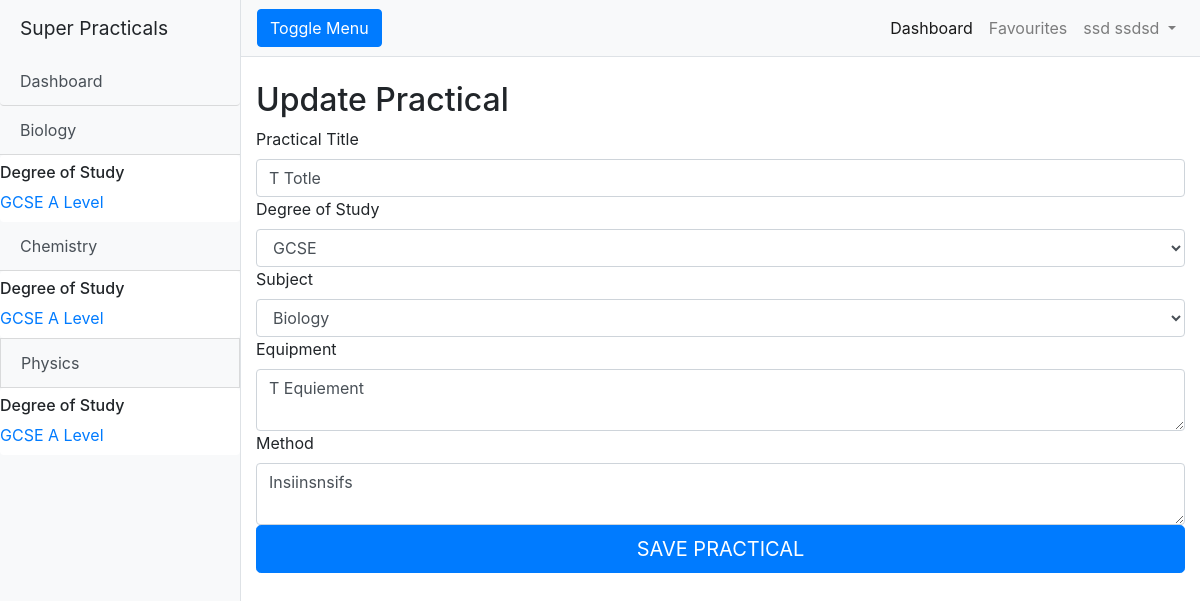
The page /practical/T Totle/update (signed in) on the database its author committed.
### flaskPracticalWebapp/models.py (models this page shows, shortened)
class User(db.Model, UserMixin):
    id = db.Column(db.Integer, primary_key=True)
    fname = db.Column(db.String(30), default="")
    surname = db.Column(db.String(30), default="")
    email = db.Column(db.String(120), unique=True, nullable=False)
    dob = db.Column(db.String(10), nullable=False)
    profile_pic = db.Column(db.String(20), nullable=False, default="default.png")
    password = db.Column(db.String(60), nullable=False)
    practicals = db.relationship("Practical", backref="author", lazy=True)

class Practical(db.Model):
    id = db.Column(db.Integer, primary_key=True)
    title = db.Column(db.String(100), default="", nullable=False)
    degStudy = db.Column(db.String(10), default="GCSE")
    subject = db.Column(db.String(10), default="Biology")
    equipment = db.Column(db.Text, default="Temp Equipment")
    method = db.Column(db.Text, default="Temp Method")
    safety = db.Column(db.String, default="Wear safety goggles")
    default = db.Column(db.Boolean, default=True, nullable=False)
    user_id = db.Column(db.Integer, db.ForeignKey("user.id"), nullable=False, default=1)

### flaskPracticalWebapp/practicals/routes.py (the view)
@practicals.route('/practical/<practical_title>/update', methods=["GET", "POST"])
@login_required
def update_practical(practical_title):
    if Practical.query.filter_by(title=practical_title, user_id=current_user.id).first():
        practical = Practical.query.filter_by(title=practical_title, user_id=current_user.id).first()
    else:
        practical = Practical.query.filter_by(title=practical_title).first()
    title = practical.title
    form = PracticalForm()
    if form.validate_on_submit():
        if practical.default == True:
            practical = Practical(title=form.title.data,
                                  degStudy=form.degStudy.data,
                                  equipment=form.equipment.data,
                                  method=form.method.data,
                                  default=False,
                                  user_id=current_user.id)
            db.session.add(practical)
        else:
            practical.title = form.title.data
            practical.degStudy = form.degStudy.data
            practical.subject = form.subject.data
            practical.equipment = form.equipment.data
            practical.method = form.method.data
            practical.default = False
        db.session.commit()
        flash("Your practical has been updated!", "success")
        return redirect(url_for("practicals.practical", practical_title=practical.title))
    elif request.method == "GET":
        form.title.data = practical.title
        form.degStudy.data = practical.degStudy
        form.subject.data = practical.subject
        form.equipment.data = practical.equipment
        form.method.data = practical.method
    return render_template("create_practical.html", title="Update Practical", form=form)

### flaskPracticalWebapp/practicals/forms.py
class PracticalForm(FlaskForm):
    title = StringField("Practical Title", validators=[DataRequired()], render_kw={"placeholder": "Microscopy"})
    degStudy = SelectField("Degree of Study", validators=[DataRequired()], choices=["GCSE", "A Level"])
    subject = SelectField("Subject", validators=[DataRequired()], choices=["Biology", "Chemistry", "Physics"])
    equipment = TextAreaField("Equipment", validators=[DataRequired()], render_kw={"placeholder": "• Microscope slide"})
    method = TextAreaField("Method", validators=[DataRequired()], render_kw={"placeholder": "1. Use tweezers to peel a single layer of onion skin"})
    submit = SubmitField("Save Practical")

### flaskPracticalWebapp/models.py (called while the page is built)
@login_manager.user_loader
def load_user(user_id):
    return User.query.get(int(user_id))

### flaskPracticalWebapp/templates/create_practical.html (shortened to what this page needs)
{% extends "base.html" %}
{% block content %}
<form class="form-signin" method="POST" action="">
  <div class="form-label-group">
    {{ form.title.label }}
    {% if form.title.errors %}
      {{ form.title(class="form-control is-invalid") }}
      <div class="invalid-feedback">
        {% for error in form.title.errors %}
          <span>{{ error }}</span>
        {% endfor %}
      </div>
    {% else %}
      {{ form.title(class="form-control") }}
    {% endif %}
  </div>
  <div class="form-label-group">
    {{ form.degStudy.label }}
    {% if form.degStudy.errors %}
      {{ form.degStudy(class="form-control is-invalid") }}
      <div class="invalid-feedback">
        {% for error in form.degStudy.errors %}
          <span>{{ error }}</span>
        {% endfor %}
      </div>
    {% else %}
      {{ form.degStudy(class="form-control") }}
    {% endif %}
  </div>
  <div class="form-label-group">
    {{ form.subject.label }}
    {% if form.subject.errors %}
      {{ form.subject(class="form-control is-invalid") }}
      <div class="invalid-feedback">
        {% for error in form.subject.errors %}
          <span>{{ error }}</span>
        {% endfor %}
      </div>
    {% else %}
      {{ form.subject(class="form-control") }}
    {% endif %}
  </div>
  <div class="form-label-group">
    {{ form.equipment.label }}
    {% if form.equipment.errors %}
      {{ form.equipment(class="form-control is-invalid") }}
      <div class="invalid-feedback">
        {% for error in form.equipment.errors %}
          <span>{{ error }}</span>
        {% endfor %}
      </div>
    {% else %}
      {{ form.equipment(class="form-control") }}
    {% endif %}
  </div>
  <div class="form-label-group">
    {{ form.method.label }}
    {% if form.method.errors %}
      {{ form.method(class="form-control is-invalid") }}
      <div class="invalid-feedback">
        {% for error in form.method.errors %}
          <span>{{ error }}</span>
        {% endfor %}
      </div>
    {% else %}
      {{ form.method(class="form-control") }}
    {% endif %}
  </div>
  {{ form.submit(class="btn btn-lg btn-primary btn-block text-uppercase") }}
</form>
{% endblock content %}

### flaskPracticalWebapp/templates/base.html (shortened to what this page needs)
<!DOCTYPE html>
<html lang="en">
<head>
  <link href="{{ url_for('static', filename='css/bootstrap.min.css') }}" rel="stylesheet">
  <link href="{{ url_for('static', filename='css/style.css') }}" rel="stylesheet">
</head>
<body>
  <div class="d-flex" id="wrapper">
    <div class="bg-light border-right" id="sidebar-wrapper">
      <div class="sidebar-heading">Super Practicals</div>
      <div class="list-group list-group-flush">
        <a href=" {{ url_for('main.home') }}" class="btn btn-primary list-group-item list-group-item-action bg-light">Dashboard</a>
        <a href="#biooptions" class="list-group-item list-group-item-action bg-light" data-toggle="collapse" data-target="#biooptions">Biology</a>
        <div id="biooptions" class="bg-white py-2 collapse-inner rounded">
          <h6 class="collapse-header">Degree of Study</h6>
          <a class="collapse-item" href="{{ url_for('practicals.gcse_biology') }}">GCSE</a>
          <a class="collapse-item" href="{{ url_for('practicals.alevel_biology') }}">A Level</a>
        </div>
        <a href="#chemoptions" class="list-group-item list-group-item-action bg-light" data-toggle="collapse" data-target="#chemoptions">Chemistry</a>
        <div id="chemoptions" class="bg-white py-2 collapse-inner rounded">
          <h6 class="collapse-header">Degree of Study</h6>
          <a class="collapse-item" href="{{ url_for('practicals.gcse_chemistry') }}">GCSE</a>
          <a class="collapse-item" href="{{ url_for('practicals.alevel_chemistry') }}">A Level</a>
        </div>
        </div>
  		<a href="#physoptions" class="list-group-item list-group-item-action bg-light" data-toggle="collapse" data-target="#physoptions">Physics</a>
  		<div id="physoptions" class="bg-white py-2 collapse-inner rounded">
  		  <h6 class="collapse-header">Degree of Study</h6>
        <a class="collapse-item" href="{{ url_for('practicals.gcse_physics') }}">GCSE</a>
        <a class="collapse-item" href="{{ url_for('practicals.alevel_physics') }}">A Level</a>
      </div>
		</div>
    <div id="page-content-wrapper">
      <nav class="navbar navbar-expand-lg navbar-light bg-light border-bottom">
        <button class="btn btn-primary" id="menu-toggle">Toggle Menu</button>
        <div class="collapse navbar-collapse" id="navbarSupportedContent">
          <ul class="navbar-nav ml-auto mt-2 mt-lg-0">
            <li class="nav-item active">
              <a class="nav-link" href="{{ url_for('main.home') }}">Dashboard<span class="sr-only">(current)</span></a>
            </li>
              {% if current_user.is_authenticated %}
              <li class="nav-item">
                <a class="nav-link" href="#">Favourites</a>
              </li>
              <li class="nav-item dropdown">
                <a class="nav-link dropdown-toggle" href="#" id="navbarDropdown" role="button" data-toggle="dropdown" aria-haspopup="true" aria-expanded="false">
                  {% if current_user.fname and current_user.surname %}
                    {{ current_user.fname }} {{ current_user.surname }}
                  {% else %}
                    PROFILE PIC
                  {% endif %}
                </a>
              </li>
            {% endif %}
          </ul>
        </div>
      </nav>
      <div class="container-fluid">
        <h2 class="mt-4">{{ title }}</h2>
        {% block content %}
        {% endblock content %}
      </div>
    </div>
  </div>
</body>
</html>

### flaskPracticalWebapp/static/css/style.css (style rules this page uses)
#wrapper { overflow-x: hidden; }
#sidebar-wrapper { min-height: 100vh; margin-left: -15rem; -webkit-transition: margin .25s ease-out; -moz-transition: margin .25s ease-out; -o-transition: margin .25s ease-out; transition: margin .25s ease-out; }
#sidebar-wrapper .sidebar-heading { padding: 0.875rem 1.25rem; font-size: 1.2rem; }
#sidebar-wrapper .list-group { width: 15rem; }
#page-content-wrapper { min-width: 100vw; }
@media (min-width: 768px) { #sidebar-wrapper { margin-left: 0; } }
@media (min-width: 768px) { #page-content-wrapper { min-width: 0; width: 100%; } }

### rows shown on the page
User: fname "ssd", surname "ssdsd"
Practical: title "T Totle", degStudy "GCSE", subject "Biology", equipment "T Equiement", method "Insiinsnsifs"

### other values the page prints
{{ title }} "Update Practical"
